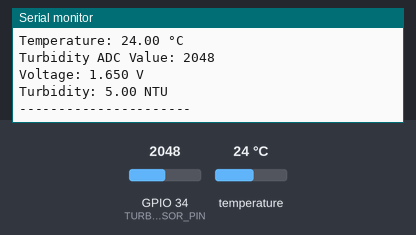
A sketch run on a simulated ESP32. Parts: the last lines printed to the serial monitor. The inputs (shaded band) are chosen by the test bench; at power-on: temperature 24 °C, GPIO 34 (TURBIDITY_SENSOR_PIN) = 2048.

Above: at 4.3 s.
4.4 s: temperature set to 12 °C
8.1 s: GPIO 34 (TURBIDITY_SENSOR_PIN) set to 2866
At 9.7 s:
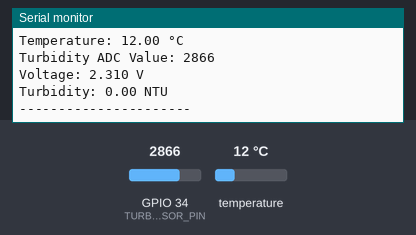
11.8 s: temperature set to 19 °C
15.5 s: GPIO 34 (TURBIDITY_SENSOR_PIN) set to 3603
At 18.6 s:
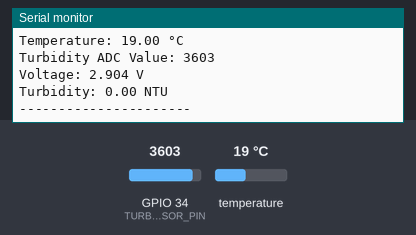
Timing chart, 0 to 20.1 s (numbered marks = the images above; inputs shaded):
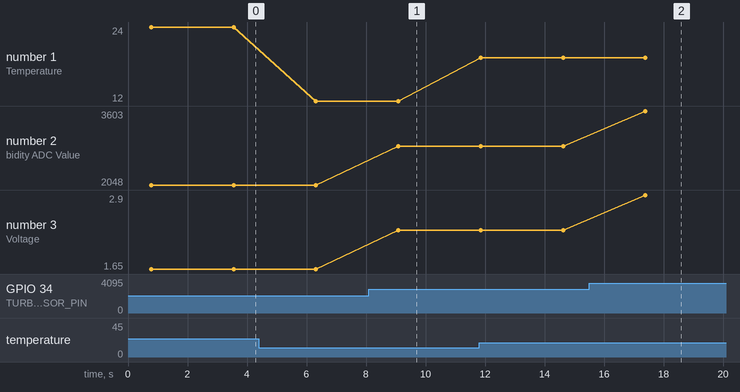

Measured:
- after the input at 8.1 s, the serial monitor: prints a new line after 0.99 s (image 1)
- after the input at 15.5 s, the serial monitor: prints a new line after 1.9 s (image 2)
- plotted number 1: 24 → 12 after the input at 4.4 s, 12 → 19 after the input at 11.8 s
- plotted number 2: 2048 → 2866 after the input at 8.1 s, 2866 → 3603 after the input at 15.5 s
- plotted number 3: 1.65 → 2.31 after the input at 8.1 s, 2.31 → 2.9 after the input at 15.5 s

The sketch:

sketch_mar10c.ino
```cpp
#include <OneWire.h>
#include <DallasTemperature.h>

// **Temperature Sensor (DS18B20) Setup**
const int oneWireBus = 23;   // DS18B20 data pin
OneWire oneWire(oneWireBus);
DallasTemperature sensors(&oneWire);

// **Turbidity Sensor Setup**
#define TURBIDITY_SENSOR_PIN 34  // Turbidity sensor connected to ADC1 (GPIO 34)

void setup() {
  Serial.begin(115200);

  // Initialize the DS18B20 temperature sensor
  sensors.begin();
}

void loop() {
  // **Read Temperature**
  sensors.requestTemperatures();
  float temperatureC = sensors.getTempCByIndex(0);

  // **Read Turbidity**
  int sensorValue = analogRead(TURBIDITY_SENSOR_PIN);
  float voltage = sensorValue * (3.3 / 4095.0);

  // **Turbidity Calibration** (Replace with actual values)
  int adcCleanWater = 2500;  // ADC value for 0 NTU (clear water)
  int adcMaxTurbid = 1000;   // ADC value for 15 NTU (high turbidity)

  float turbidityNTU = map(sensorValue, adcMaxTurbid, adcCleanWater, 15, 0);
  turbidityNTU = constrain(turbidityNTU, 0, 15);  // Ensure NTU is within range

  // **Print Data**
  Serial.print("Temperature: ");
  Serial.print(temperatureC);
  Serial.println(" °C");

  Serial.print("Turbidity ADC Value: ");
  Serial.println(sensorValue);

  Serial.print("Voltage: ");
  Serial.print(voltage, 3);
  Serial.println(" V");

  Serial.print("Turbidity: ");
  Serial.print(turbidityNTU);
  Serial.println(" NTU");

  Serial.println("----------------------");

  delay(2000);  // Small delay before next reading
}
```
